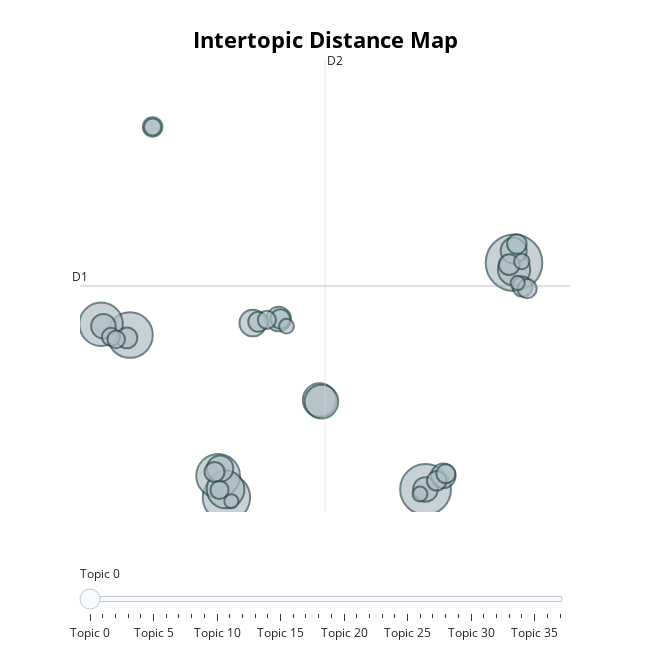

The code cell stored with this chart in its notebook:
### Code cell
# 2. Intertopic Distance Map (bubble chart)
topic_model.visualize_topics()

### Figure 1 — Plotly figure (JSON) as saved in the notebook; plotly's stock layout.template omitted (floating-point values rounded to 4 significant figures)
{"data": [{"customdata": [[0, "say | know | okay | whatever | calm", 176], [1, "chef | cooking | cook | dinner | lunch", 142], [2, "sakurai | staring | him | look | he", 123], [3, "him | himself | his | guy | he", 114], [4, "uzaki | hana | tsuki | her | she", 105], [5, "her | she | girl | totally | sometimes", 104], [6, "hana | yanagi | she | her | meet", 78], [7, "workout | fitness | exercise | gym | climbing", 62], [8, "swimmers | swimmer | swimming | swim | pool", 62], [9, "classmates | school | college | student | studying", 57], [10, "sequel | movie | movies | scenes | horror", 39], [11, "saku | sakaki | classmates | popular | him", 38], [12, "together | pairing | couple | relationship | mutual", 37], [13, "drink | sober | alcohol | drinking | booze", 33], [14, "daughter | her | girl | she | kid", 33], [15, "customers | customer | shop | service | waiter", 33], [16, "festival | celebrate | holiday | holidays | party", 33], [17, "dad | father | daddy | mom | screaming", 24], [18, "goggles | glasses | sunglasses | eyes | lenses", 24], [19, "tottori | hakuto | shrine | meccas | itsuhito", 22], [20, "play | gaming | games | gamer | game", 22], [21, "cat | kitty | cats | kitties | pet", 22], [22, "loner | alone | loneliness | introvert | relaxing", 21], [23, "cold | colds | freezing | chilly | weather", 21], [24, "cafe | cafes | coffee | brew | brewed", 21], [25, "summer | vacation | hanging | hang | winter", 21], [26, "bag | pack | groceries | clothes | spare", 20], [27, "win | competition | prize | luck | wins", 20], [28, "sakurai | hana | her | she | worry", 18], [29, "going | visit | leaving | go | trip", 18], [30, "sister | sibling | sis | sisters | shinichi", 18], [31, "mother | mom | lady | she | newlywed", 17], [32, "nap | asleep | awake | sleep | sleepy", 16], [33, "names | name | ami | don | awkward", 13], [34, "birthday | celebrate | 29th | celebrating | 20th", 12], [35, "mint | choco | chocolate | toothpaste | sweets", 12], [36, "proverb | move | fun | nagging | playing", 11], [37, "yanagi | kiri | sakurai | sis | sister", 11]], "hovertemplate": "<b>Topic %{customdata[0]}</b><br>%{customdata[1]}<br>Size: %{customdata[2]}", "legendgroup": "", "marker": {"color": "#B0BEC5", "line": {"color": "DarkSlateGrey", "width": 2}, "size": [176, 142, 123, 114, 105, 104, 78, 62, 62, 57, 39, 38, 37, 33, 33, 33, 33, 24, 24, 22, 22, 22, 21, 21, 21, 21, 20, 20, 18, 18, 18, 17, 16, 13, 12, 12, 11, 11], "sizemode": "area", "sizeref": 0.11, "symbol": "circle"}, "mode": "markers", "name": "", "orientation": "v", "showlegend": false, "type": "scatter", "x": [9.302, 6.282, -0.5178, -3.809, -0.8013, -4.797, -0.5475, 2.664, 2.728, 9.304, 0.3836, -0.732, 9.29, 6.277, -4.717, 6.888, 1.269, -3.917, 9.139, -0.924, 0.5694, 9.59, 9.398, -3.037, 6.663, 1.321, 6.974, 9.751, -0.7531, 0.8642, -4.459, -4.281, -3.038, 9.569, 1.533, 6.091, 9.427, -0.3476], "xaxis": "x", "y": [12.64, 3.406, 3.073, 9.689, 3.958, 10.13, 3.405, 7.043, 6.98, 12.36, 10.18, 4.252, 13.13, 3.404, 10.05, 3.956, 10.34, 9.575, 12.56, 4.117, 10.23, 11.67, 13.4, 18.17, 3.753, 10.35, 4.038, 11.58, 3.382, 10.31, 9.618, 9.515, 18.17, 12.69, 10.05, 3.216, 11.82, 2.921], "yaxis": "y"}], "layout": {"annotations": [{"showarrow": false, "text": "D1", "x": -5.517, "y": 11.69, "yshift": 10}, {"showarrow": false, "text": "D2", "x": 2.848, "xshift": 10, "y": 20.9}], "height": 650, "hoverlabel": {"bgcolor": "white", "font": {"family": "Rockwell", "size": 16}}, "legend": {"itemsizing": "constant", "tracegroupgap": 0}, "margin": {"t": 60}, "shapes": [{"line": {"color": "#CFD8DC", "width": 2}, "type": "line", "x0": 2.848, "x1": 2.848, "y0": 2.483, "y1": 20.9}, {"line": {"color": "#9E9E9E", "width": 2}, "type": "line", "x0": -5.517, "x1": 11.21, "y0": 11.69, "y1": 11.69}], "sliders": [{"active": 0, "pad": {"t": 50}, "steps": [{"args": [{"marker.color": [["red", "#B0BEC5", "#B0BEC5", "#B0BEC5", "#B0BEC5", "#B0BEC5", "#B0BEC5", "#B0BEC5", "#B0BEC5", "#B0BEC5", "#B0BEC5", "#B0BEC5", "#B0BEC5", "#B0BEC5", "#B0BEC5", "#B0BEC5", "#B0BEC5", "#B0BEC5", "#B0BEC5", "#B0BEC5", "#B0BEC5", "#B0BEC5", "#B0BEC5", "#B0BEC5", "#B0BEC5", "#B0BEC5", "#B0BEC5", "#B0BEC5", "#B0BEC5", "#B0BEC5", "#B0BEC5", "#B0BEC5", "#B0BEC5", "#B0BEC5", "#B0BEC5", "#B0BEC5", "#B0BEC5", "#B0BEC5"]]}], "label": "Topic 0", "method": "update"}, {"args": [{"marker.color": [["#B0BEC5", "red", "#B0BEC5", "#B0BEC5", "#B0BEC5", "#B0BEC5", "#B0BEC5", "#B0BEC5", "#B0BEC5", "#B0BEC5", "#B0BEC5", "#B0BEC5", "#B0BEC5", "#B0BEC5", "#B0BEC5", "#B0BEC5", "#B0BEC5", "#B0BEC5", "#B0BEC5", "#B0BEC5", "#B0BEC5", "#B0BEC5", "#B0BEC5", "#B0BEC5", "#B0BEC5", "#B0BEC5", "#B0BEC5", "#B0BEC5", "#B0BEC5", "#B0BEC5", "#B0BEC5", "#B0BEC5", "#B0BEC5", "#B0BEC5", "#B0BEC5", "#B0BEC5", "#B0BEC5", "#B0BEC5"]]}], "label": "Topic 1", "method": "update"}, {"args": [{"marker.color": [["#B0BEC5", "#B0BEC5", "red", "#B0BEC5", "#B0BEC5", "#B0BEC5", "#B0BEC5", "#B0BEC5", "#B0BEC5", "#B0BEC5", "#B0BEC5", "#B0BEC5", "#B0BEC5", "#B0BEC5", "#B0BEC5", "#B0BEC5", "#B0BEC5", "#B0BEC5", "#B0BEC5", "#B0BEC5", "#B0BEC5", "#B0BEC5", "#B0BEC5", "#B0BEC5", "#B0BEC5", "#B0BEC5", "#B0BEC5", "#B0BEC5", "#B0BEC5", "#B0BEC5", "#B0BEC5", "#B0BEC5", "#B0BEC5", "#B0BEC5", "#B0BEC5", "#B0BEC5", "#B0BEC5", "#B0BEC5"]]}], "label": "Topic 2", "method": "update"}, {"args": [{"marker.color": [["#B0BEC5", "#B0BEC5", "#B0BEC5", "red", "#B0BEC5", "#B0BEC5", "#B0BEC5", "#B0BEC5", "#B0BEC5", "#B0BEC5", "#B0BEC5", "#B0BEC5", "#B0BEC5", "#B0BEC5", "#B0BEC5", "#B0BEC5", "#B0BEC5", "#B0BEC5", "#B0BEC5", "#B0BEC5", "#B0BEC5", "#B0BEC5", "#B0BEC5", "#B0BEC5", "#B0BEC5", "#B0BEC5", "#B0BEC5", "#B0BEC5", "#B0BEC5", "#B0BEC5", "#B0BEC5", "#B0BEC5", "#B0BEC5", "#B0BEC5", "#B0BEC5", "#B0BEC5", "#B0BEC5", "#B0BEC5"]]}], "label": "Topic 3", "method": "update"}, {"args": [{"marker.color": [["#B0BEC5", "#B0BEC5", "#B0BEC5", "#B0BEC5", "red", "#B0BEC5", "#B0BEC5", "#B0BEC5", "#B0BEC5", "#B0BEC5", "#B0BEC5", "#B0BEC5", "#B0BEC5", "#B0BEC5", "#B0BEC5", "#B0BEC5", "#B0BEC5", "#B0BEC5", "#B0BEC5", "#B0BEC5", "#B0BEC5", "#B0BEC5", "#B0BEC5", "#B0BEC5", "#B0BEC5", "#B0BEC5", "#B0BEC5", "#B0BEC5", "#B0BEC5", "#B0BEC5", "#B0BEC5", "#B0BEC5", "#B0BEC5", "#B0BEC5", "#B0BEC5", "#B0BEC5", "#B0BEC5", "#B0BEC5"]]}], "label": "Topic 4", "method": "update"}, {"args": [{"marker.color": [["#B0BEC5", "#B0BEC5", "#B0BEC5", "#B0BEC5", "#B0BEC5", "red", "#B0BEC5", "#B0BEC5", "#B0BEC5", "#B0BEC5", "#B0BEC5", "#B0BEC5", "#B0BEC5", "#B0BEC5", "#B0BEC5", "#B0BEC5", "#B0BEC5", "#B0BEC5", "#B0BEC5", "#B0BEC5", "#B0BEC5", "#B0BEC5", "#B0BEC5", "#B0BEC5", "#B0BEC5", "#B0BEC5", "#B0BEC5", "#B0BEC5", "#B0BEC5", "#B0BEC5", "#B0BEC5", "#B0BEC5", "#B0BEC5", "#B0BEC5", "#B0BEC5", "#B0BEC5", "#B0BEC5", "#B0BEC5"]]}], "label": "Topic 5", "method": "update"}, {"args": [{"marker.color": [["#B0BEC5", "#B0BEC5", "#B0BEC5", "#B0BEC5", "#B0BEC5", "#B0BEC5", "red", "#B0BEC5", "#B0BEC5", "#B0BEC5", "#B0BEC5", "#B0BEC5", "#B0BEC5", "#B0BEC5", "#B0BEC5", "#B0BEC5", "#B0BEC5", "#B0BEC5", "#B0BEC5", "#B0BEC5", "#B0BEC5", "#B0BEC5", "#B0BEC5", "#B0BEC5", "#B0BEC5", "#B0BEC5", "#B0BEC5", "#B0BEC5", "#B0BEC5", "#B0BEC5", "#B0BEC5", "#B0BEC5", "#B0BEC5", "#B0BEC5", "#B0BEC5", "#B0BEC5", "#B0BEC5", "#B0BEC5"]]}], "label": "Topic 6", "method": "update"}, {"args": [{"marker.color": [["#B0BEC5", "#B0BEC5", "#B0BEC5", "#B0BEC5", "#B0BEC5", "#B0BEC5", "#B0BEC5", "red", "#B0BEC5", "#B0BEC5", "#B0BEC5", "#B0BEC5", "#B0BEC5", "#B0BEC5", "#B0BEC5", "#B0BEC5", "#B0BEC5", "#B0BEC5", "#B0BEC5", "#B0BEC5", "#B0BEC5", "#B0BEC5", "#B0BEC5", "#B0BEC5", "#B0BEC5", "#B0BEC5", "#B0BEC5", "#B0BEC5", "#B0BEC5", "#B0BEC5", "#B0BEC5", "#B0BEC5", "#B0BEC5", "#B0BEC5", "#B0BEC5", "#B0BEC5", "#B0BEC5", "#B0BEC5"]]}], "label": "Topic 7", "method": "update"}, {"args": [{"marker.color": [["#B0BEC5", "#B0BEC5", "#B0BEC5", "#B0BEC5", "#B0BEC5", "#B0BEC5", "#B0BEC5", "#B0BEC5", "red", "#B0BEC5", "#B0BEC5", "#B0BEC5", "#B0BEC5", "#B0BEC5", "#B0BEC5", "#B0BEC5", "#B0BEC5", "#B0BEC5", "#B0BEC5", "#B0BEC5", "#B0BEC5", "#B0BEC5", "#B0BEC5", "#B0BEC5", "#B0BEC5", "#B0BEC5", "#B0BEC5", "#B0BEC5", "#B0BEC5", "#B0BEC5", "#B0BEC5", "#B0BEC5", "#B0BEC5", "#B0BEC5", "#B0BEC5", "#B0BEC5", "#B0BEC5", "#B0BEC5"]]}], "label": "Topic 8", "method": "update"}, {"args": [{"marker.color": [["#B0BEC5", "#B0BEC5", "#B0BEC5", "#B0BEC5", "#B0BEC5", "#B0BEC5", "#B0BEC5", "#B0BEC5", "#B0BEC5", "red", "#B0BEC5", "#B0BEC5", "#B0BEC5", "#B0BEC5", "#B0BEC5", "#B0BEC5", "#B0BEC5", "#B0BEC5", "#B0BEC5", "#B0BEC5", "#B0BEC5", "#B0BEC5", "#B0BEC5", "#B0BEC5", "#B0BEC5", "#B0BEC5", "#B0BEC5", "#B0BEC5", "#B0BEC5", "#B0BEC5", "#B0BEC5", "#B0BEC5", "#B0BEC5", "#B0BEC5", "#B0BEC5", "#B0BEC5", "#B0BEC5", "#B0BEC5"]]}], "label": "Topic 9", "method": "update"}, {"args": [{"marker.color": [["#B0BEC5", "#B0BEC5", "#B0BEC5", "#B0BEC5", "#B0BEC5", "#B0BEC5", "#B0BEC5", "#B0BEC5", "#B0BEC5", "#B0BEC5", "red", "#B0BEC5", "#B0BEC5", "#B0BEC5", "#B0BEC5", "#B0BEC5", "#B0BEC5", "#B0BEC5", "#B0BEC5", "#B0BEC5", "#B0BEC5", "#B0BEC5", "#B0BEC5", "#B0BEC5", "#B0BEC5", "#B0BEC5", "#B0BEC5", "#B0BEC5", "#B0BEC5", "#B0BEC5", "#B0BEC5", "#B0BEC5", "#B0BEC5", "#B0BEC5", "#B0BEC5", "#B0BEC5", "#B0BEC5", "#B0BEC5"]]}], "label": "Topic 10", "method": "update"}, {"args": [{"marker.color": [["#B0BEC5", "#B0BEC5", "#B0BEC5", "#B0BEC5", "#B0BEC5", "#B0BEC5", "#B0BEC5", "#B0BEC5", "#B0BEC5", "#B0BEC5", "#B0BEC5", "red", "#B0BEC5", "#B0BEC5", "#B0BEC5", "#B0BEC5", "#B0BEC5", "#B0BEC5", "#B0BEC5", "#B0BEC5", "#B0BEC5", "#B0BEC5", "#B0BEC5", "#B0BEC5", "#B0BEC5", "#B0BEC5", "#B0BEC5", "#B0BEC5", "#B0BEC5", "#B0BEC5", "#B0BEC5", "#B0BEC5", "#B0BEC5", "#B0BEC5", "#B0BEC5", "#B0BEC5", "#B0BEC5", "#B0BEC5"]]}], "label": "Topic 11", "method": "update"}, {"args": [{"marker.color": [["#B0BEC5", "#B0BEC5", "#B0BEC5", "#B0BEC5", "#B0BEC5", "#B0BEC5", "#B0BEC5", "#B0BEC5", "#B0BEC5", "#B0BEC5", "#B0BEC5", "#B0BEC5", "red", "#B0BEC5", "#B0BEC5", "#B0BEC5", "#B0BEC5", "#B0BEC5", "#B0BEC5", "#B0BEC5", "#B0BEC5", "#B0BEC5", "#B0BEC5", "#B0BEC5", "#B0BEC5", "#B0BEC5", "#B0BEC5", "#B0BEC5", "#B0BEC5", "#B0BEC5", "#B0BEC5", "#B0BEC5", "#B0BEC5", "#B0BEC5", "#B0BEC5", "#B0BEC5", "#B0BEC5", "#B0BEC5"]]}], "label": "Topic 12", "method": "update"}, {"args": [{"marker.color": [["#B0BEC5", "#B0BEC5", "#B0BEC5", "#B0BEC5", "#B0BEC5", "#B0BEC5", "#B0BEC5", "#B0BEC5", "#B0BEC5", "#B0BEC5", "#B0BEC5", "#B0BEC5", "#B0BEC5", "red", "#B0BEC5", "#B0BEC5", "#B0BEC5", "#B0BEC5", "#B0BEC5", "#B0BEC5", "#B0BEC5", "#B0BEC5", "#B0BEC5", "#B0BEC5", "#B0BEC5", "#B0BEC5", "#B0BEC5", "#B0BEC5", "#B0BEC5", "#B0BEC5", "#B0BEC5", "#B0BEC5", "#B0BEC5", "#B0BEC5", "#B0BEC5", "#B0BEC5", "#B0BEC5", "#B0BEC5"]]}], "label": "Topic 13", "method": "update"}, {"args": [{"marker.color": [["#B0BEC5", "#B0BEC5", "#B0BEC5", "#B0BEC5", "#B0BEC5", "#B0BEC5", "#B0BEC5", "#B0BEC5", "#B0BEC5", "#B0BEC5", "#B0BEC5", "#B0BEC5", "#B0BEC5", "#B0BEC5", "red", "#B0BEC5", "#B0BEC5", "#B0BEC5", "#B0BEC5", "#B0BEC5", "#B0BEC5", "#B0BEC5", "#B0BEC5", "#B0BEC5", "#B0BEC5", "#B0BEC5", "#B0BEC5", "#B0BEC5", "#B0BEC5", "#B0BEC5", "#B0BEC5", "#B0BEC5", "#B0BEC5", "#B0BEC5", "#B0BEC5", "#B0BEC5", "#B0BEC5", "#B0BEC5"]]}], "label": "Topic 14", "method": "update"}, {"args": [{"marker.color": [["#B0BEC5", "#B0BEC5", "#B0BEC5", "#B0BEC5", "#B0BEC5", "#B0BEC5", "#B0BEC5", "#B0BEC5", "#B0BEC5", "#B0BEC5", "#B0BEC5", "#B0BEC5", "#B0BEC5", "#B0BEC5", "#B0BEC5", "red", "#B0BEC5", "#B0BEC5", "#B0BEC5", "#B0BEC5", "#B0BEC5", "#B0BEC5", "#B0BEC5", "#B0BEC5", "#B0BEC5", "#B0BEC5", "#B0BEC5", "#B0BEC5", "#B0BEC5", "#B0BEC5", "#B0BEC5", "#B0BEC5", "#B0BEC5", "#B0BEC5", "#B0BEC5", "#B0BEC5", "#B0BEC5", "#B0BEC5"]]}], "label": "Topic 15", "method": "update"}, {"args": [{"marker.color": [["#B0BEC5", "#B0BEC5", "#B0BEC5", "#B0BEC5", "#B0BEC5", "#B0BEC5", "#B0BEC5", "#B0BEC5", "#B0BEC5", "#B0BEC5", "#B0BEC5", "#B0BEC5", "#B0BEC5", "#B0BEC5", "#B0BEC5", "#B0BEC5", "red", "#B0BEC5", "#B0BEC5", "#B0BEC5", "#B0BEC5", "#B0BEC5", "#B0BEC5", "#B0BEC5", "#B0BEC5", "#B0BEC5", "#B0BEC5", "#B0BEC5", "#B0BEC5", "#B0BEC5", "#B0BEC5", "#B0BEC5", "#B0BEC5", "#B0BEC5", "#B0BEC5", "#B0BEC5", "#B0BEC5", "#B0BEC5"]]}], "label": "Topic 16", "method": "update"}, {"args": [{"marker.color": [["#B0BEC5", "#B0BEC5", "#B0BEC5", "#B0BEC5", "#B0BEC5", "#B0BEC5", "#B0BEC5", "#B0BEC5", "#B0BEC5", "#B0BEC5", "#B0BEC5", "#B0BEC5", "#B0BEC5", "#B0BEC5", "#B0BEC5", "#B0BEC5", "#B0BEC5", "red", "#B0BEC5", "#B0BEC5", "#B0BEC5", "#B0BEC5", "#B0BEC5", "#B0BEC5", "#B0BEC5", "#B0BEC5", "#B0BEC5", "#B0BEC5", "#B0BEC5", "#B0BEC5", "#B0BEC5", "#B0BEC5", "#B0BEC5", "#B0BEC5", "#B0BEC5", "#B0BEC5", "#B0BEC5", "#B0BEC5"]]}], "label": "Topic 17", "method": "update"}, {"args": [{"marker.color": [["#B0BEC5", "#B0BEC5", "#B0BEC5", "#B0BEC5", "#B0BEC5", "#B0BEC5", "#B0BEC5", "#B0BEC5", "#B0BEC5", "#B0BEC5", "#B0BEC5", "#B0BEC5", "#B0BEC5", "#B0BEC5", "#B0BEC5", "#B0BEC5", "#B0BEC5", "#B0BEC5", "red", "#B0BEC5", "#B0BEC5", "#B0BEC5", "#B0BEC5", "#B0BEC5", "#B0BEC5", "#B0BEC5", "#B0BEC5", "#B0BEC5", "#B0BEC5", "#B0BEC5", "#B0BEC5", "#B0BEC5", "#B0BEC5", "#B0BEC5", "#B0BEC5", "#B0BEC5", "#B0BEC5", "#B0BEC5"]]}], "label": "Topic 18", "method": "update"}, {"args": [{"marker.color": [["#B0BEC5", "#B0BEC5", "#B0BEC5", "#B0BEC5", "#B0BEC5", "#B0BEC5", "#B0BEC5", "#B0BEC5", "#B0BEC5", "#B0BEC5", "#B0BEC5", "#B0BEC5", "#B0BEC5", "#B0BEC5", "#B0BEC5", "#B0BEC5", "#B0BEC5", "#B0BEC5", "#B0BEC5", "red", "#B0BEC5", "#B0BEC5", "#B0BEC5", "#B0BEC5", "#B0BEC5", "#B0BEC5", "#B0BEC5", "#B0BEC5", "#B0BEC5", "#B0BEC5", "#B0BEC5", "#B0BEC5", "#B0BEC5", "#B0BEC5", "#B0BEC5", "#B0BEC5", "#B0BEC5", "#B0BEC5"]]}], "label": "Topic 19", "method": "update"}, {"args": [{"marker.color": [["#B0BEC5", "#B0BEC5", "#B0BEC5", "#B0BEC5", "#B0BEC5", "#B0BEC5", "#B0BEC5", "#B0BEC5", "#B0BEC5", "#B0BEC5", "#B0BEC5", "#B0BEC5", "#B0BEC5", "#B0BEC5", "#B0BEC5", "#B0BEC5", "#B0BEC5", "#B0BEC5", "#B0BEC5", "#B0BEC5", "red", "#B0BEC5", "#B0BEC5", "#B0BEC5", "#B0BEC5", "#B0BEC5", "#B0BEC5", "#B0BEC5", "#B0BEC5", "#B0BEC5", "#B0BEC5", "#B0BEC5", "#B0BEC5", "#B0BEC5", "#B0BEC5", "#B0BEC5", "#B0BEC5", "#B0BEC5"]]}], "label": "Topic 20", "method": "update"}, {"args": [{"marker.color": [["#B0BEC5", "#B0BEC5", "#B0BEC5", "#B0BEC5", "#B0BEC5", "#B0BEC5", "#B0BEC5", "#B0BEC5", "#B0BEC5", "#B0BEC5", "#B0BEC5", "#B0BEC5", "#B0BEC5", "#B0BEC5", "#B0BEC5", "#B0BEC5", "#B0BEC5", "#B0BEC5", "#B0BEC5", "#B0BEC5", "#B0BEC5", "red", "#B0BEC5", "#B0BEC5", "#B0BEC5", "#B0BEC5", "#B0BEC5", "#B0BEC5", "#B0BEC5", "#B0BEC5", "#B0BEC5", "#B0BEC5", "#B0BEC5", "#B0BEC5", "#B0BEC5", "#B0BEC5", "#B0BEC5", "#B0BEC5"]]}], "label": "Topic 21", "method": "update"}, {"args": [{"marker.color": [["#B0BEC5", "#B0BEC5", "#B0BEC5", "#B0BEC5", "#B0BEC5", "#B0BEC5", "#B0BEC5", "#B0BEC5", "#B0BEC5", "#B0BEC5", "#B0BEC5", "#B0BEC5", "#B0BEC5", "#B0BEC5", "#B0BEC5", "#B0BEC5", "#B0BEC5", "#B0BEC5", "#B0BEC5", "#B0BEC5", "#B0BEC5", "#B0BEC5", "red", "#B0BEC5", "#B0BEC5", "#B0BEC5", "#B0BEC5", "#B0BEC5", "#B0BEC5", "#B0BEC5", "#B0BEC5", "#B0BEC5", "#B0BEC5", "#B0BEC5", "#B0BEC5", "#B0BEC5", "#B0BEC5", "#B0BEC5"]]}], "label": "Topic 22", "method": "update"}, {"args": [{"marker.color": [["#B0BEC5", "#B0BEC5", "#B0BEC5", "#B0BEC5", "#B0BEC5", "#B0BEC5", "#B0BEC5", "#B0BEC5", "#B0BEC5", "#B0BEC5", "#B0BEC5", "#B0BEC5", "#B0BEC5", "#B0BEC5", "#B0BEC5", "#B0BEC5", "#B0BEC5", "#B0BEC5", "#B0BEC5", "#B0BEC5", "#B0BEC5", "#B0BEC5", "#B0BEC5", "red", "#B0BEC5", "#B0BEC5", "#B0BEC5", "#B0BEC5", "#B0BEC5", "#B0BEC5", "#B0BEC5", "#B0BEC5", "#B0BEC5", "#B0BEC5", "#B0BEC5", "#B0BEC5", "#B0BEC5", "#B0BEC5"]]}], "label": "Topic 23", "method": "update"}, {"args": [{"marker.color": [["#B0BEC5", "#B0BEC5", "#B0BEC5", "#B0BEC5", "#B0BEC5", "#B0BEC5", "#B0BEC5", "#B0BEC5", "#B0BEC5", "#B0BEC5", "#B0BEC5", "#B0BEC5", "#B0BEC5", "#B0BEC5", "#B0BEC5", "#B0BEC5", "#B0BEC5", "#B0BEC5", "#B0BEC5", "#B0BEC5", "#B0BEC5", "#B0BEC5", "#B0BEC5", "#B0BEC5", "red", "#B0BEC5", "#B0BEC5", "#B0BEC5", "#B0BEC5", "#B0BEC5", "#B0BEC5", "#B0BEC5", "#B0BEC5", "#B0BEC5", "#B0BEC5", "#B0BEC5", "#B0BEC5", "#B0BEC5"]]}], "label": "Topic 24", "method": "update"}, {"args": [{"marker.color": [["#B0BEC5", "#B0BEC5", "#B0BEC5", "#B0BEC5", "#B0BEC5", "#B0BEC5", "#B0BEC5", "#B0BEC5", "#B0BEC5", "#B0BEC5", "#B0BEC5", "#B0BEC5", "#B0BEC5", "#B0BEC5", "#B0BEC5", "#B0BEC5", "#B0BEC5", "#B0BEC5", "#B0BEC5", "#B0BEC5", "#B0BEC5", "#B0BEC5", "#B0BEC5", "#B0BEC5", "#B0BEC5", "red", "#B0BEC5", "#B0BEC5", "#B0BEC5", "#B0BEC5", "#B0BEC5", "#B0BEC5", "#B0BEC5", "#B0BEC5", "#B0BEC5", "#B0BEC5", "#B0BEC5", "#B0BEC5"]]}], "label": "Topic 25", "method": "update"}, {"args": [{"marker.color": [["#B0BEC5", "#B0BEC5", "#B0BEC5", "#B0BEC5", "#B0BEC5", "#B0BEC5", "#B0BEC5", "#B0BEC5", "#B0BEC5", "#B0BEC5", "#B0BEC5", "#B0BEC5", "#B0BEC5", "#B0BEC5", "#B0BEC5", "#B0BEC5", "#B0BEC5", "#B0BEC5", "#B0BEC5", "#B0BEC5", "#B0BEC5", "#B0BEC5", "#B0BEC5", "#B0BEC5", "#B0BEC5", "#B0BEC5", "red", "#B0BEC5", "#B0BEC5", "#B0BEC5", "#B0BEC5", "#B0BEC5", "#B0BEC5", "#B0BEC5", "#B0BEC5", "#B0BEC5", "#B0BEC5", "#B0BEC5"]]}], "label": "Topic 26", "method": "update"}, {"args": [{"marker.color": [["#B0BEC5", "#B0BEC5", "#B0BEC5", "#B0BEC5", "#B0BEC5", "#B0BEC5", "#B0BEC5", "#B0BEC5", "#B0BEC5", "#B0BEC5", "#B0BEC5", "#B0BEC5", "#B0BEC5", "#B0BEC5", "#B0BEC5", "#B0BEC5", "#B0BEC5", "#B0BEC5", "#B0BEC5", "#B0BEC5", "#B0BEC5", "#B0BEC5", "#B0BEC5", "#B0BEC5", "#B0BEC5", "#B0BEC5", "#B0BEC5", "red", "#B0BEC5", "#B0BEC5", "#B0BEC5", "#B0BEC5", "#B0BEC5", "#B0BEC5", "#B0BEC5", "#B0BEC5", "#B0BEC5", "#B0BEC5"]]}], "label": "Topic 27", "method": "update"}, {"args": [{"marker.color": [["#B0BEC5", "#B0BEC5", "#B0BEC5", "#B0BEC5", "#B0BEC5", "#B0BEC5", "#B0BEC5", "#B0BEC5", "#B0BEC5", "#B0BEC5", "#B0BEC5", "#B0BEC5", "#B0BEC5", "#B0BEC5", "#B0BEC5", "#B0BEC5", "#B0BEC5", "#B0BEC5", "#B0BEC5", "#B0BEC5", "#B0BEC5", "#B0BEC5", "#B0BEC5", "#B0BEC5", "#B0BEC5", "#B0BEC5", "#B0BEC5", "#B0BEC5", "red", "#B0BEC5", "#B0BEC5", "#B0BEC5", "#B0BEC5", "#B0BEC5", "#B0BEC5", "#B0BEC5", "#B0BEC5", "#B0BEC5"]]}], "label": "Topic 28", "method": "update"}, {"args": [{"marker.color": [["#B0BEC5", "#B0BEC5", "#B0BEC5", "#B0BEC5", "#B0BEC5", "#B0BEC5", "#B0BEC5", "#B0BEC5", "#B0BEC5", "#B0BEC5", "#B0BEC5", "#B0BEC5", "#B0BEC5", "#B0BEC5", "#B0BEC5", "#B0BEC5", "#B0BEC5", "#B0BEC5", "#B0BEC5", "#B0BEC5", "#B0BEC5", "#B0BEC5", "#B0BEC5", "#B0BEC5", "#B0BEC5", "#B0BEC5", "#B0BEC5", "#B0BEC5", "#B0BEC5", "red", "#B0BEC5", "#B0BEC5", "#B0BEC5", "#B0BEC5", "#B0BEC5", "#B0BEC5", "#B0BEC5", "#B0BEC5"]]}], "label": "Topic 29", "method": "update"}, {"args": [{"marker.color": [["#B0BEC5", "#B0BEC5", "#B0BEC5", "#B0BEC5", "#B0BEC5", "#B0BEC5", "#B0BEC5", "#B0BEC5", "#B0BEC5", "#B0BEC5", "#B0BEC5", "#B0BEC5", "#B0BEC5", "#B0BEC5", "#B0BEC5", "#B0BEC5", "#B0BEC5", "#B0BEC5", "#B0BEC5", "#B0BEC5", "#B0BEC5", "#B0BEC5", "#B0BEC5", "#B0BEC5", "#B0BEC5", "#B0BEC5", "#B0BEC5", "#B0BEC5", "#B0BEC5", "#B0BEC5", "red", "#B0BEC5", "#B0BEC5", "#B0BEC5", "#B0BEC5", "#B0BEC5", "#B0BEC5", "#B0BEC5"]]}], "label": "Topic 30", "method": "update"}, {"args": [{"marker.color": [["#B0BEC5", "#B0BEC5", "#B0BEC5", "#B0BEC5", "#B0BEC5", "#B0BEC5", "#B0BEC5", "#B0BEC5", "#B0BEC5", "#B0BEC5", "#B0BEC5", "#B0BEC5", "#B0BEC5", "#B0BEC5", "#B0BEC5", "#B0BEC5", "#B0BEC5", "#B0BEC5", "#B0BEC5", "#B0BEC5", "#B0BEC5", "#B0BEC5", "#B0BEC5", "#B0BEC5", "#B0BEC5", "#B0BEC5", "#B0BEC5", "#B0BEC5", "#B0BEC5", "#B0BEC5", "#B0BEC5", "red", "#B0BEC5", "#B0BEC5", "#B0BEC5", "#B0BEC5", "#B0BEC5", "#B0BEC5"]]}], "label": "Topic 31", "method": "update"}, {"args": [{"marker.color": [["#B0BEC5", "#B0BEC5", "#B0BEC5", "#B0BEC5", "#B0BEC5", "#B0BEC5", "#B0BEC5", "#B0BEC5", "#B0BEC5", "#B0BEC5", "#B0BEC5", "#B0BEC5", "#B0BEC5", "#B0BEC5", "#B0BEC5", "#B0BEC5", "#B0BEC5", "#B0BEC5", "#B0BEC5", "#B0BEC5", "#B0BEC5", "#B0BEC5", "#B0BEC5", "#B0BEC5", "#B0BEC5", "#B0BEC5", "#B0BEC5", "#B0BEC5", "#B0BEC5", "#B0BEC5", "#B0BEC5", "#B0BEC5", "red", "#B0BEC5", "#B0BEC5", "#B0BEC5", "#B0BEC5", "#B0BEC5"]]}], "label": "Topic 32", "method": "update"}, {"args": [{"marker.color": [["#B0BEC5", "#B0BEC5", "#B0BEC5", "#B0BEC5", "#B0BEC5", "#B0BEC5", "#B0BEC5", "#B0BEC5", "#B0BEC5", "#B0BEC5", "#B0BEC5", "#B0BEC5", "#B0BEC5", "#B0BEC5", "#B0BEC5", "#B0BEC5", "#B0BEC5", "#B0BEC5", "#B0BEC5", "#B0BEC5", "#B0BEC5", "#B0BEC5", "#B0BEC5", "#B0BEC5", "#B0BEC5", "#B0BEC5", "#B0BEC5", "#B0BEC5", "#B0BEC5", "#B0BEC5", "#B0BEC5", "#B0BEC5", "#B0BEC5", "red", "#B0BEC5", "#B0BEC5", "#B0BEC5", "#B0BEC5"]]}], "label": "Topic 33", "method": "update"}, {"args": [{"marker.color": [["#B0BEC5", "#B0BEC5", "#B0BEC5", "#B0BEC5", "#B0BEC5", "#B0BEC5", "#B0BEC5", "#B0BEC5", "#B0BEC5", "#B0BEC5", "#B0BEC5", "#B0BEC5", "#B0BEC5", "#B0BEC5", "#B0BEC5", "#B0BEC5", "#B0BEC5", "#B0BEC5", "#B0BEC5", "#B0BEC5", "#B0BEC5", "#B0BEC5", "#B0BEC5", "#B0BEC5", "#B0BEC5", "#B0BEC5", "#B0BEC5", "#B0BEC5", "#B0BEC5", "#B0BEC5", "#B0BEC5", "#B0BEC5", "#B0BEC5", "#B0BEC5", "red", "#B0BEC5", "#B0BEC5", "#B0BEC5"]]}], "label": "Topic 34", "method": "update"}, {"args": [{"marker.color": [["#B0BEC5", "#B0BEC5", "#B0BEC5", "#B0BEC5", "#B0BEC5", "#B0BEC5", "#B0BEC5", "#B0BEC5", "#B0BEC5", "#B0BEC5", "#B0BEC5", "#B0BEC5", "#B0BEC5", "#B0BEC5", "#B0BEC5", "#B0BEC5", "#B0BEC5", "#B0BEC5", "#B0BEC5", "#B0BEC5", "#B0BEC5", "#B0BEC5", "#B0BEC5", "#B0BEC5", "#B0BEC5", "#B0BEC5", "#B0BEC5", "#B0BEC5", "#B0BEC5", "#B0BEC5", "#B0BEC5", "#B0BEC5", "#B0BEC5", "#B0BEC5", "#B0BEC5", "red", "#B0BEC5", "#B0BEC5"]]}], "label": "Topic 35", "method": "update"}, {"args": [{"marker.color": [["#B0BEC5", "#B0BEC5", "#B0BEC5", "#B0BEC5", "#B0BEC5", "#B0BEC5", "#B0BEC5", "#B0BEC5", "#B0BEC5", "#B0BEC5", "#B0BEC5", "#B0BEC5", "#B0BEC5", "#B0BEC5", "#B0BEC5", "#B0BEC5", "#B0BEC5", "#B0BEC5", "#B0BEC5", "#B0BEC5", "#B0BEC5", "#B0BEC5", "#B0BEC5", "#B0BEC5", "#B0BEC5", "#B0BEC5", "#B0BEC5", "#B0BEC5", "#B0BEC5", "#B0BEC5", "#B0BEC5", "#B0BEC5", "#B0BEC5", "#B0BEC5", "#B0BEC5", "#B0BEC5", "red", "#B0BEC5"]]}], "label": "Topic 36", "method": "update"}, {"args": [{"marker.color": [["#B0BEC5", "#B0BEC5", "#B0BEC5", "#B0BEC5", "#B0BEC5", "#B0BEC5", "#B0BEC5", "#B0BEC5", "#B0BEC5", "#B0BEC5", "#B0BEC5", "#B0BEC5", "#B0BEC5", "#B0BEC5", "#B0BEC5", "#B0BEC5", "#B0BEC5", "#B0BEC5", "#B0BEC5", "#B0BEC5", "#B0BEC5", "#B0BEC5", "#B0BEC5", "#B0BEC5", "#B0BEC5", "#B0BEC5", "#B0BEC5", "#B0BEC5", "#B0BEC5", "#B0BEC5", "#B0BEC5", "#B0BEC5", "#B0BEC5", "#B0BEC5", "#B0BEC5", "#B0BEC5", "#B0BEC5", "red"]]}], "label": "Topic 37", "method": "update"}]}], "title": {"font": {"color": "Black", "size": 22}, "text": "<b>Intertopic Distance Map</b>", "x": 0.5, "xanchor": "center", "y": 0.95, "yanchor": "top"}, "width": 650, "xaxis": {"anchor": "y", "domain": [0, 1], "range": [-5.517, 11.21], "title": {"text": ""}, "visible": false}, "yaxis": {"anchor": "x", "domain": [0, 1], "range": [2.483, 20.9], "title": {"text": ""}, "visible": false}}}
